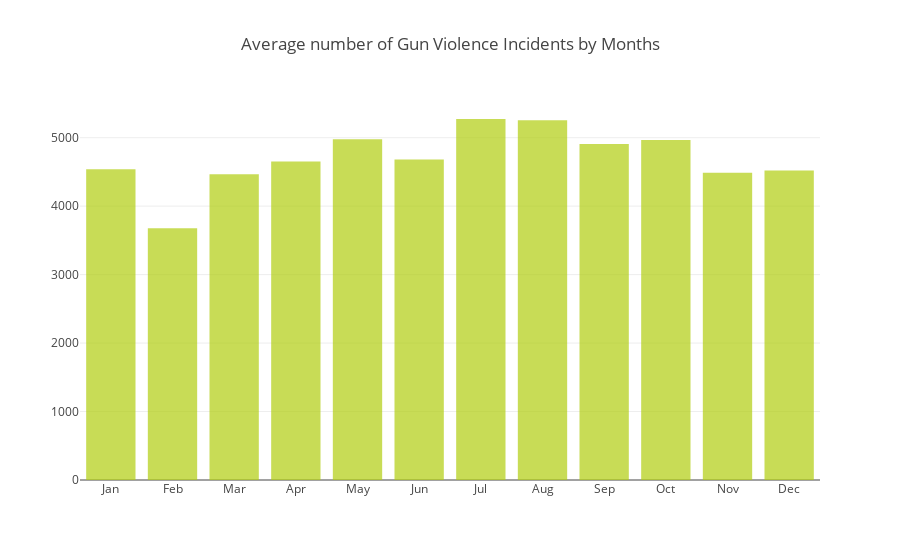

The notebook cell saved with this chart:
### Code cell
x2 = list(month_mean.keys())
y2 = list(month_mean.values())
trace2 = go.Bar(x = [calendar.month_abbr[int(x)] for x in x2], y = y2, name = 'month', 
                opacity = 0.7, marker = dict(color = '#b1ce10'))
layout = go.Layout(title = 'Average number of Gun Violence Incidents by Months')
fig = go.Figure(data = [trace2], layout = layout)
iplot(fig)

### Figure 1 — Plotly figure (JSON) as saved in the notebook; plotly's stock layout.template omitted (floating-point values rounded to 4 significant figures)
{"data": [{"marker": {"color": "#b1ce10"}, "name": "month", "opacity": 0.7, "type": "bar", "uid": "7092175d-43aa-4958-b14d-ef0d70c93807", "x": ["Jan", "Feb", "Mar", "Apr", "May", "Jun", "Jul", "Aug", "Sep", "Oct", "Nov", "Dec"], "y": [4538.0, 3676.0, 4467.0, 4653.0, 4976.0, 4681, 5273, 5253, 4907, 4967.0, 4488.0, 4521]}], "layout": {"title": "Average number of Gun Violence Incidents by Months"}}
